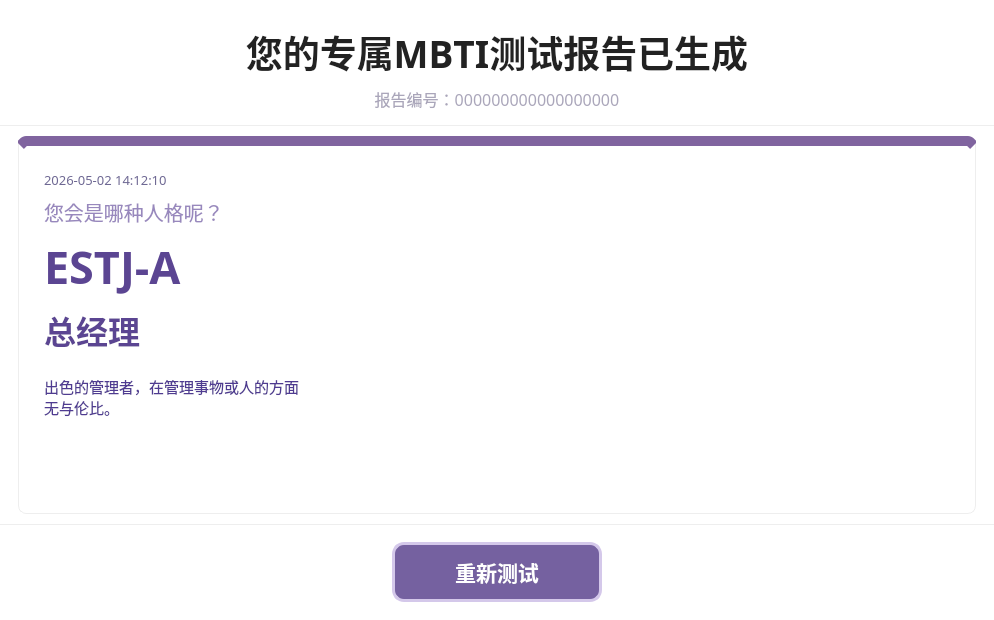
<?xml version="1.0" encoding="UTF-8"?>
<ui version="4.0">
	<class>ResultPage</class>
	<widget class="QWidget" name="ResultPage">
		<property name="geometry">
			<rect>
				<x>0</x>
				<y>0</y>
				<width>980</width>
				<height>620</height>
			</rect>
		</property>
		<property name="windowTitle">
			<string>MBTI测试结果</string>
		</property>
		<property name="styleSheet">
			<string notr="true">
				QWidget#ResultPage {
				background-color: #ffffff;
				font-family: "YouYuan", "幼圆", "Microsoft YaHei", "微软雅黑", "SimHei", "黑体";
				}

				QLabel {
				background-color: transparent;
				font-family: "YouYuan", "幼圆", "Microsoft YaHei", "微软雅黑", "SimHei", "黑体";
				}

				QFrame#resultCard {
				background-color: #ffffff;
				border: 1px solid #eeeeee;
				border-top: 10px solid #80649f;
				border-radius: 8px;
				}

				QWidget#bottomButtonWidget {
				background-color: #ffffff;
				}
			</string>
		</property>

		<layout class="QVBoxLayout" name="mainLayout">
			<property name="spacing">
				<number>0</number>
			</property>
			<property name="leftMargin">
				<number>0</number>
			</property>
			<property name="topMargin">
				<number>0</number>
			</property>
			<property name="rightMargin">
				<number>0</number>
			</property>
			<property name="bottomMargin">
				<number>0</number>
			</property>

			<!-- 顶部标题区域 -->
			<item>
				<widget class="QWidget" name="headerWidget">
					<property name="minimumHeight">
						<number>130</number>
					</property>
					<property name="styleSheet">
						<string notr="true">
							QWidget#headerWidget {
							background-color: #ffffff;
							border-bottom: 1px solid #eeeeee;
							}
						</string>
					</property>
					<layout class="QVBoxLayout" name="headerLayout">
						<property name="spacing">
							<number>8</number>
						</property>
						<property name="leftMargin">
							<number>0</number>
						</property>
						<property name="topMargin">
							<number>25</number>
						</property>
						<property name="rightMargin">
							<number>0</number>
						</property>
						<property name="bottomMargin">
							<number>15</number>
						</property>

						<item>
							<widget class="QLabel" name="labelMainTitle">
								<property name="font">
									<font>
										<family>YouYuan</family>
										<pointsize>28</pointsize>
										<bold>true</bold>
									</font>
								</property>
								<property name="styleSheet">
									<string notr="true">
										QLabel {
										color: #222222;
										font-weight: bold;
										}
									</string>
								</property>
								<property name="text">
									<string>您的专属MBTI测试报告已生成</string>
								</property>
								<property name="alignment">
									<set>Qt::AlignCenter</set>
								</property>
							</widget>
						</item>

						<item>
							<widget class="QLabel" name="labelReportId">
								<property name="font">
									<font>
										<family>YouYuan</family>
										<pointsize>12</pointsize>
									</font>
								</property>
								<property name="styleSheet">
									<string notr="true">
										QLabel {
										color: #aaa6ba;
										}
									</string>
								</property>
								<property name="text">
									<string>报告编号：000000000000000000</string>
								</property>
								<property name="alignment">
									<set>Qt::AlignCenter</set>
								</property>
							</widget>
						</item>
					</layout>
				</widget>
			</item>

			<!-- 中间内容区域 -->
			<item>
				<widget class="QWidget" name="contentWidget">
					<property name="styleSheet">
						<string notr="true">
							QWidget#contentWidget {
							background-color: #ffffff;
							}
						</string>
					</property>
					<layout class="QVBoxLayout" name="contentLayout">
						<property name="spacing">
							<number>0</number>
						</property>
						<property name="leftMargin">
							<number>18</number>
						</property>
						<property name="topMargin">
							<number>10</number>
						</property>
						<property name="rightMargin">
							<number>18</number>
						</property>
						<property name="bottomMargin">
							<number>10</number>
						</property>

						<item>
							<widget class="QFrame" name="resultCard">
								<property name="minimumHeight">
									<number>330</number>
								</property>
								<property name="styleSheet">
									<string notr="true">
										QFrame#resultCard {
										background-color: #ffffff;
										border: 1px solid #eeeeee;
										border-top: 10px solid #80649f;
										border-radius: 8px;
										}
									</string>
								</property>

								<layout class="QHBoxLayout" name="cardLayout">
									<property name="spacing">
										<number>28</number>
									</property>
									<property name="leftMargin">
										<number>25</number>
									</property>
									<property name="topMargin">
										<number>25</number>
									</property>
									<property name="rightMargin">
										<number>25</number>
									</property>
									<property name="bottomMargin">
										<number>25</number>
									</property>

									<!-- 左侧结果信息 -->
									<item>
										<layout class="QHBoxLayout" name="leftResultLayout">
											<property name="spacing">
												<number>18</number>
											</property>

											<!-- 文字区域 -->
											<item>
												<layout class="QVBoxLayout" name="leftTextLayout">
													<property name="spacing">
														<number>8</number>
													</property>

													<item>
														<widget class="QLabel" name="labelTime">
															<property name="font">
																<font>
																	<family>YouYuan</family>
																	<pointsize>10</pointsize>
																</font>
															</property>
															<property name="styleSheet">
																<string notr="true">
																	QLabel {
																	color: #6e6893;
																	}
																</string>
															</property>
															<property name="text">
																<string>2026-05-02 14:12:10</string>
															</property>
														</widget>
													</item>

													<item>
														<widget class="QLabel" name="labelQuestion">
															<property name="font">
																<font>
																	<family>YouYuan</family>
																	<pointsize>15</pointsize>
																</font>
															</property>
															<property name="styleSheet">
																<string notr="true">
																	QLabel {
																	color: #9888bd;
																	}
																</string>
															</property>
															<property name="text">
																<string>您会是哪种人格呢？</string>
															</property>
														</widget>
													</item>

													<item>
														<widget class="QLabel" name="labelTypeCode">
															<property name="minimumHeight">
																<number>55</number>
															</property>
															<property name="font">
																<font>
																	<family>YouYuan</family>
																	<pointsize>34</pointsize>
																	<bold>true</bold>
																</font>
															</property>
															<property name="styleSheet">
																<string notr="true">
																	QLabel {
																	color: #5b4592;
																	font-weight: bold;
																	}
																</string>
															</property>
															<property name="text">
																<string>ESTJ-A</string>
															</property>
														</widget>
													</item>

													<item>
														<widget class="QLabel" name="labelNickname">
															<property name="minimumHeight">
																<number>45</number>
															</property>
															<property name="font">
																<font>
																	<family>YouYuan</family>
																	<pointsize>24</pointsize>
																	<bold>true</bold>
																</font>
															</property>
															<property name="styleSheet">
																<string notr="true">
																	QLabel {
																	color: #5b4592;
																	font-weight: bold;
																	}
																</string>
															</property>
															<property name="text">
																<string>总经理</string>
															</property>
														</widget>
													</item>

													<item>
														<widget class="QLabel" name="labelDescription">
															<property name="minimumSize">
																<size>
																	<width>260</width>
																	<height>70</height>
																</size>
															</property>
															<property name="maximumWidth">
																<number>300</number>
															</property>
															<property name="font">
																<font>
																	<family>YouYuan</family>
																	<pointsize>11</pointsize>
																</font>
															</property>
															<property name="styleSheet">
																<string notr="true">
																	QLabel {
																	color: #4f3b91;
																	line-height: 150%;
																	}
																</string>
															</property>
															<property name="text">
																<string>出色的管理者，在管理事物或人的方面无与伦比。</string>
															</property>
															<property name="wordWrap">
																<bool>true</bool>
															</property>
														</widget>
													</item>

													<item>
														<spacer name="leftTextSpacer">
															<property name="orientation">
																<enum>Qt::Vertical</enum>
															</property>
															<property name="sizeHint" stdset="0">
																<size>
																	<width>20</width>
																	<height>20</height>
																</size>
															</property>
														</spacer>
													</item>
												</layout>
											</item>

											<!-- 图片区域 -->
											<item>
												<widget class="QLabel" name="labelImage">
													<property name="minimumSize">
														<size>
															<width>170</width>
															<height>230</height>
														</size>
													</property>
													<property name="maximumSize">
														<size>
															<width>190</width>
															<height>250</height>
														</size>
													</property>
													<property name="styleSheet">
														<string notr="true">
															QLabel {
															background-color: transparent;
															}
														</string>
													</property>
													<property name="alignment">
														<set>Qt::AlignCenter</set>
													</property>
												</widget>
											</item>
										</layout>
									</item>

									<!-- 右侧维度条区域 -->
									<item>
										<widget class="QFrame" name="frameDimensions">
											<property name="minimumSize">
												<size>
													<width>430</width>
													<height>270</height>
												</size>
											</property>
											<property name="styleSheet">
												<string notr="true">
													QFrame#frameDimensions {
													background-color: #ffffff;
													border: none;
													}
												</string>
											</property>
											<property name="frameShape">
												<enum>QFrame::NoFrame</enum>
											</property>
										</widget>
									</item>
								</layout>
							</widget>
						</item>
					</layout>
				</widget>
			</item>

			<!-- 底部按钮区域 -->
			<item>
				<widget class="QWidget" name="bottomButtonWidget">
					<property name="minimumHeight">
						<number>95</number>
					</property>
					<property name="styleSheet">
						<string notr="true">
							QWidget#bottomButtonWidget {
							background-color: #ffffff;
							border-top: 1px solid #eeeeee;
							}
						</string>
					</property>

					<layout class="QHBoxLayout" name="buttonLayout">
						<property name="leftMargin">
							<number>0</number>
						</property>
						<property name="topMargin">
							<number>18</number>
						</property>
						<property name="rightMargin">
							<number>0</number>
						</property>
						<property name="bottomMargin">
							<number>18</number>
						</property>

						<item>
							<spacer name="btnSpacerLeft">
								<property name="orientation">
									<enum>Qt::Horizontal</enum>
								</property>
								<property name="sizeHint" stdset="0">
									<size>
										<width>40</width>
										<height>20</height>
									</size>
								</property>
							</spacer>
						</item>

						<item>
							<widget class="QPushButton" name="btnRestart">
								<property name="minimumSize">
									<size>
										<width>210</width>
										<height>60</height>
									</size>
								</property>
								<property name="font">
									<font>
										<family>YouYuan</family>
										<pointsize>16</pointsize>
										<bold>true</bold>
									</font>
								</property>
								<property name="cursor">
									<cursorShape>PointingHandCursor</cursorShape>
								</property>
								<property name="styleSheet">
									<string notr="true">
										QPushButton {
										background-color: #7561a0;
										color: #ffffff;
										border: 3px solid #d4c8ea;
										border-radius: 12px;
										font-family: "YouYuan", "幼圆", "Microsoft YaHei", "微软雅黑", "SimHei", "黑体";
										font-weight: bold;
										}

										QPushButton:hover {
										background-color: #66548e;
										border: 3px solid #bba9dd;
										}

										QPushButton:pressed {
										background-color: #554578;
										padding-top: 3px;
										}
									</string>
								</property>
								<property name="text">
									<string>重新测试</string>
								</property>
							</widget>
						</item>

						<item>
							<spacer name="btnSpacerRight">
								<property name="orientation">
									<enum>Qt::Horizontal</enum>
								</property>
								<property name="sizeHint" stdset="0">
									<size>
										<width>40</width>
										<height>20</height>
									</size>
								</property>
							</spacer>
						</item>
					</layout>
				</widget>
			</item>
		</layout>
	</widget>
	<resources/>
	<connections/>
</ui>
